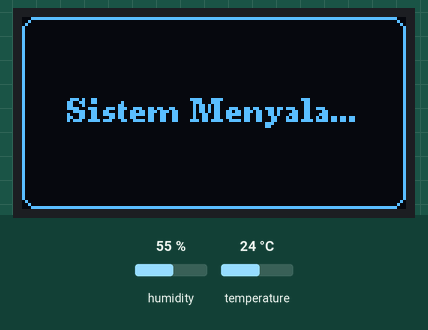
Bench run of a sketch on a simulated ESP32. On the bench: 128×64 one-colour display. Inputs (shaded band) come from the test bench; at power-on: humidity 55 %, temperature 24 °C. WiFi joins after 1.5 s; servers stay silent unless stated; what the sketch prints to the serial monitor is not drawn.

Above: at 0.1 s.
At 1.7 s:
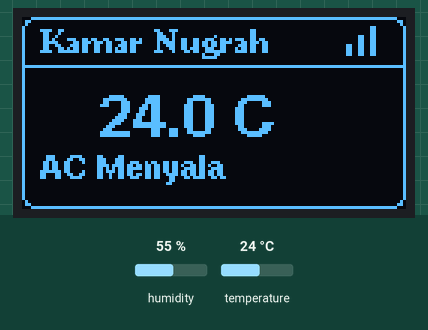
At 10.2 s:
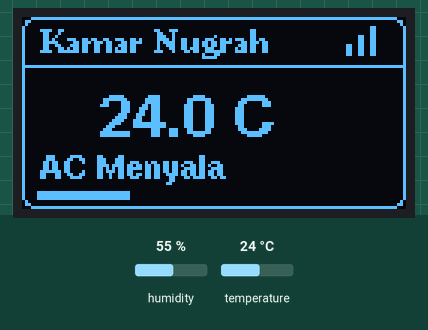
At 19.4 s:
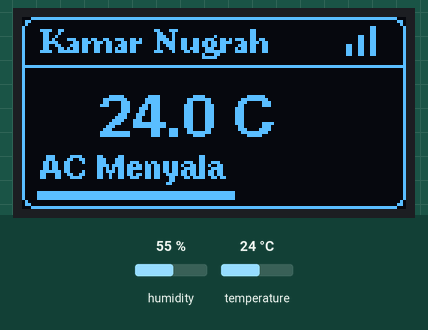
At 28.7 s:
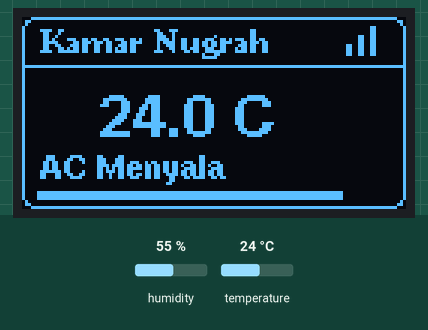
At 38.2 s:
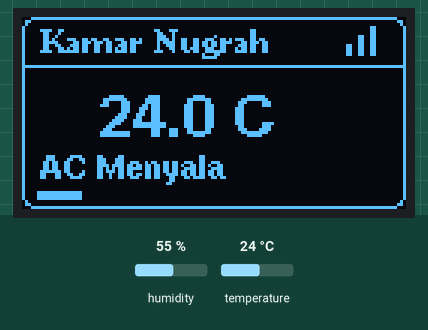

The sketch:

Monitoring_Suhu.ino
```cpp
#include <WiFi.h>
#include <ThingSpeak.h>
#include <DHT.h>
#include <Wire.h>
#include <U8g2lib.h>

// ---- Wifi rumah ----
const char* ssid     = "NU";
const char* password = "11111111";

// ---- Thingspeak ----
unsigned long channelID = 3568396;
const char*   apiKey    = "MR4A5G8IM0EZQB42";

// ---- Sensor DHT11 di pin 4 ----
#define pinDHT 4
#define tipeDHT DHT11
DHT dht(pinDHT, tipeDHT);

// ---- OLED SH1106 ----
U8G2_SH1106_128X64_NONAME_F_HW_I2C oled(U8G2_R0, U8X8_PIN_NONE);

WiFiClient net;

void setup() {
  Serial.begin(115200);
  dht.begin();
  oled.begin();

  // tampilan awal waktu alat dinyalakan
  oled.clearBuffer();
  oled.drawRFrame(0, 0, 128, 64, 5);
  oled.setFont(u8g2_font_ncenB08_tr);
  oled.drawStr(15, 35, "Sistem Menyala...");
  oled.sendBuffer();

  // sambung wifi
  Serial.print("\nMenghubungkan ke WiFi");
  WiFi.begin(ssid, password);
  while (WiFi.status() != WL_CONNECTED) {
    delay(500);
    Serial.print(".");
  }
  Serial.println("\nWiFi Terhubung!");

  ThingSpeak.begin(net);
}

void loop() {
  // ---- kalau wifi putus, coba sambung lagi dulu ----
  if (WiFi.status() != WL_CONNECTED) {
    Serial.println("WiFi Terputus! Mencoba menghubungkan kembali...");

    oled.clearBuffer();
    oled.drawRFrame(0, 0, 128, 64, 5);
    oled.setFont(u8g2_font_ncenB08_tr);
    oled.drawStr(22, 30, "WiFi Terputus!");
    oled.drawStr(15, 45, "Menghubungkan...");
    oled.sendBuffer();

    WiFi.disconnect();
    WiFi.reconnect();

    int coba = 0;
    while (WiFi.status() != WL_CONNECTED && coba < 10) {
      delay(1000);
      coba++;
    }
    if (WiFi.status() != WL_CONNECTED) return;
  }

  // ---- baca suhu ----
  float suhu = dht.readTemperature();

  if (isnan(suhu)) {
    Serial.println("Gagal membaca sensor DHT11!");
    oled.clearBuffer();
    oled.drawRFrame(0, 0, 128, 64, 5);
    oled.setFont(u8g2_font_ncenB08_tr);
    oled.drawStr(10, 35, "Error Sensor DHT!");
    oled.sendBuffer();
    delay(2000);
    return;
  }

  String ketSerial = "";
  String ketLayar  = "";

  // ---- tentukan kondisi berdasarkan suhu ----
  if (suhu >= 29.5) {
    ketSerial = "Normal (Kamar Tertutup Tanpa AC)";
    ketLayar  = "Normal";
    ThingSpeak.setField(1, suhu);
  }
  else if (suhu >= 27.0 && suhu < 29.5) {
    ketSerial = "Pintu/Jendela Terbuka";
    ketLayar  = "Jendela/Pintu Terbuka";
    ThingSpeak.setField(3, suhu);
  }
  else {
    ketSerial = "AC Menyala (Suhu Dingin)";
    ketLayar  = "AC Menyala";
    ThingSpeak.setField(2, suhu);
  }

  // ---- tampilkan di oled ----
  oled.clearBuffer();

  // bingkai
  oled.drawRFrame(0, 0, 128, 64, 4);

  // judul
  oled.setFont(u8g2_font_ncenB08_tr);
  oled.setCursor(6, 12);
  oled.print("Kamar Nugrah");

  // ikon sinyal wifi (3 bar)
  oled.drawBox(108, 9, 2, 4);
  oled.drawBox(112, 6, 2, 7);
  oled.drawBox(116, 3, 2, 10);

  // garis pemisah
  oled.drawLine(0, 16, 128, 16);

  // angka suhu
  oled.setFont(u8g2_font_fub14_tr);
  oled.setCursor(25, 40);
  oled.print(suhu, 1);
  oled.print(" \xb0" "C");

  // keterangan status
  oled.setFont(u8g2_font_helvB08_tr);
  oled.setCursor(6, 54);
  oled.print(ketLayar);

  oled.sendBuffer();

  // ---- kirim ke thingspeak ----
  Serial.print("Suhu kamar saat ini : ");
  Serial.print(suhu);
  Serial.println(" *C");
  Serial.print("Status Ruangan      : ");
  Serial.println(ketSerial);

  ThingSpeak.setStatus(ketSerial);
  int hasil = ThingSpeak.writeFields(channelID, apiKey);

  if (hasil == 200) {
    Serial.println("Data SUKSES dikirim ke grafik ThingSpeak!");
  } else {
    Serial.println("GAGAL mengirim data. Kode Error: " + String(hasil));
  }

  // ---- progress bar 30 detik ----
  Serial.println("Menunggu 30 detik...\n");

  for (int detik = 0; detik <= 30; detik++) {
    int panjangBar = map(detik, 0, 30, 0, 118);
    oled.setDrawColor(1);
    oled.drawBox(5, 58, panjangBar, 3);
    oled.sendBuffer();
    delay(1000);
  }
}
```
